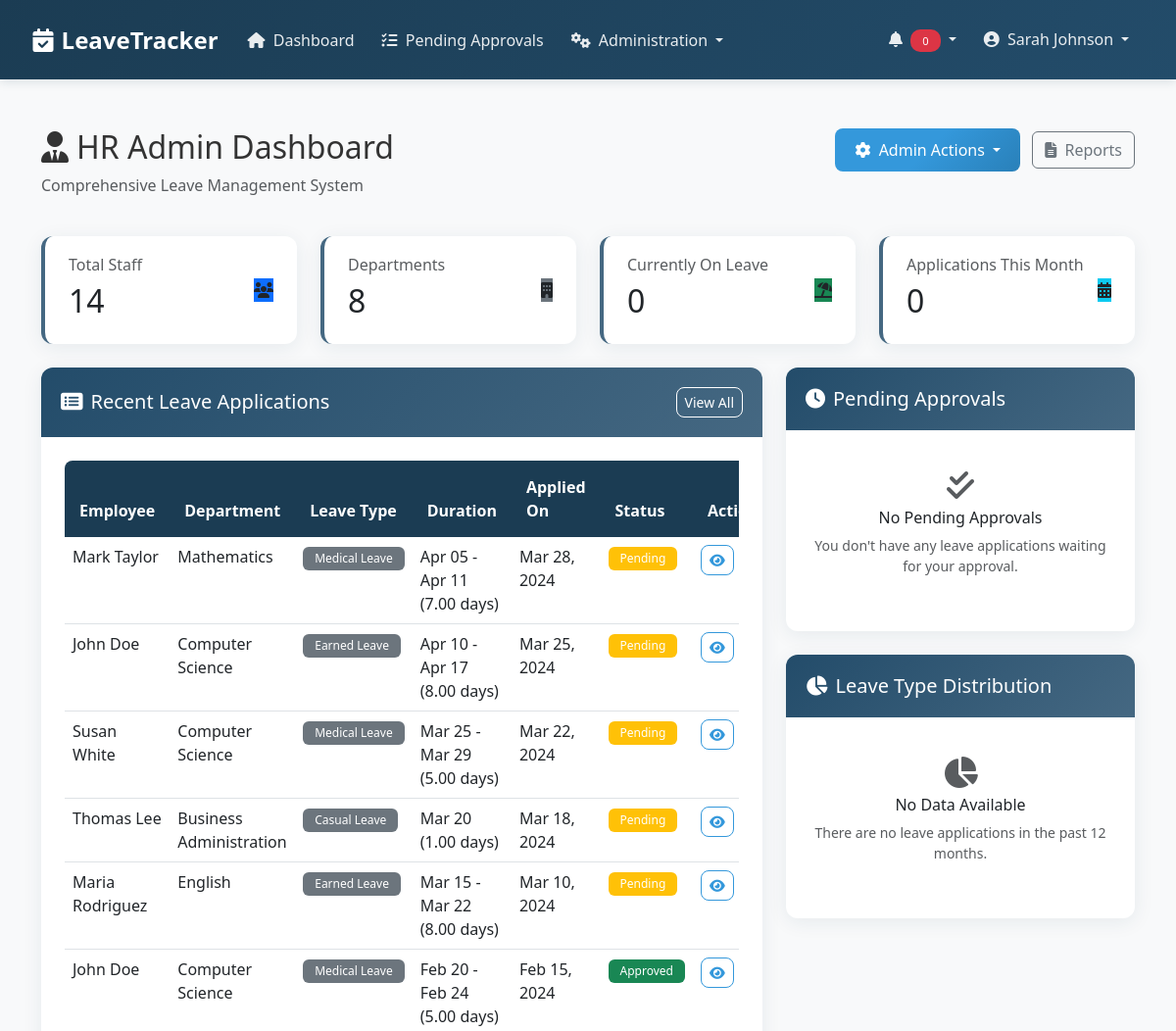
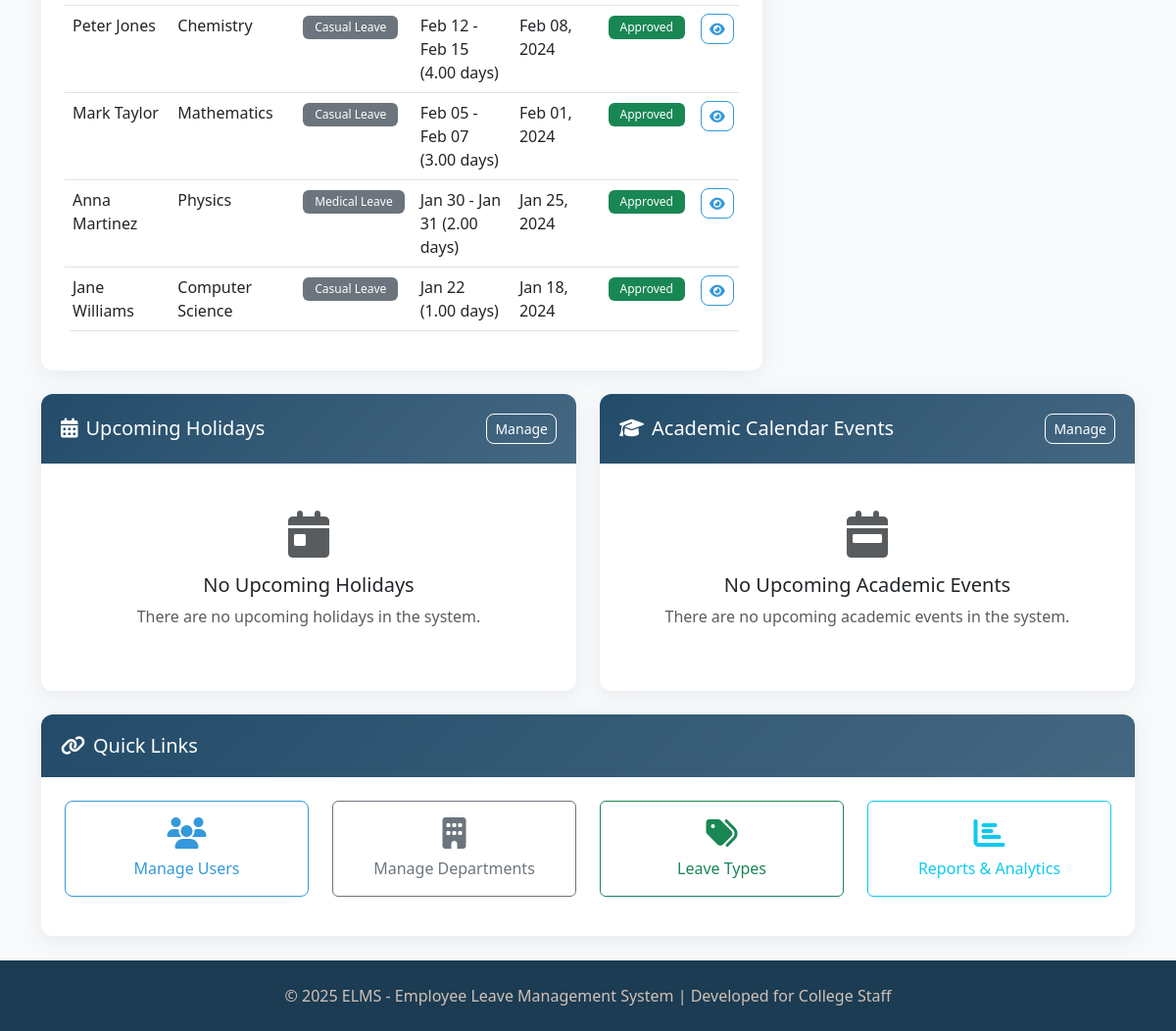
/index.php (signed in), run on the app's committed database (2 pictures, top to bottom).
### tables this page shows
CREATE TABLE IF NOT EXISTS `leave_applications` (
  `id` int(11) NOT NULL AUTO_INCREMENT,
  `user_id` int(11) NOT NULL,
  `leave_type_id` int(11) NOT NULL,
  `start_date` date NOT NULL,
  `end_date` date NOT NULL,
  `days` decimal(10,2) NOT NULL,
  `reason` text NOT NULL,
  `status` enum('pending','approved','rejected','cancelled') NOT NULL DEFAULT 'pending',
  `attachment` varchar(255) DEFAULT NULL,
  `created_at` timestamp NOT NULL DEFAULT CURRENT_TIMESTAMP,
  `updated_at` timestamp NOT NULL DEFAULT CURRENT_TIMESTAMP ON UPDATE CURRENT_TIMESTAMP,
  PRIMARY KEY (`id`),
  KEY `user_id` (`user_id`),
  KEY `leave_type_id` (`leave_type_id`),
  CONSTRAINT `leave_applications_ibfk_1` FOREIGN KEY (`user_id`) REFERENCES `users` (`id`) ON DELETE CASCADE,
  CONSTRAINT `leave_applications_ibfk_2` FOREIGN KEY (`leave_type_id`) REFERENCES `leave_types` (`id`) ON DELETE CASCADE
);

CREATE TABLE IF NOT EXISTS `users` (
  `id` int(11) NOT NULL AUTO_INCREMENT,
  `employee_id` varchar(20) NOT NULL,
  `first_name` varchar(50) NOT NULL,
  `last_name` varchar(50) NOT NULL,
  `email` varchar(100) NOT NULL,
  `password` varchar(255) NOT NULL,
  `role` enum('staff','department_head','dean','principal','hr_admin') NOT NULL,
  `department_id` int(11) NOT NULL,
  `position` varchar(100) NOT NULL,
  `phone` varchar(20) DEFAULT NULL,
  `profile_image` varchar(255) DEFAULT NULL,
  `created_at` timestamp NOT NULL DEFAULT CURRENT_TIMESTAMP,
  `updated_at` timestamp NOT NULL DEFAULT CURRENT_TIMESTAMP ON UPDATE CURRENT_TIMESTAMP,
  `status` enum('active','inactive') NOT NULL DEFAULT 'active',
  PRIMARY KEY (`id`),
  UNIQUE KEY `employee_id` (`employee_id`),
  UNIQUE KEY `email` (`email`)
);

CREATE TABLE IF NOT EXISTS `departments` (
  `id` int(11) NOT NULL AUTO_INCREMENT,
  `name` varchar(100) NOT NULL,
  `code` varchar(20) NOT NULL,
  `head_id` int(11) DEFAULT NULL,
  `dean_id` int(11) DEFAULT NULL,
  `description` text,
  `created_at` timestamp NOT NULL DEFAULT CURRENT_TIMESTAMP,
  `updated_at` timestamp NOT NULL DEFAULT CURRENT_TIMESTAMP ON UPDATE CURRENT_TIMESTAMP,
  PRIMARY KEY (`id`),
  UNIQUE KEY `code` (`code`)
);

CREATE TABLE IF NOT EXISTS `leave_types` (
  `id` int(11) NOT NULL AUTO_INCREMENT,
  `name` varchar(100) NOT NULL,
  `description` text,
  `max_days` int(11) NOT NULL,
  `applicable_to` set('staff','department_head','dean','principal') NOT NULL,
  `requires_attachment` tinyint(1) NOT NULL DEFAULT '0',
  `is_paid` tinyint(1) NOT NULL DEFAULT '1',
  `accrual_rate` decimal(10,2) DEFAULT NULL COMMENT 'Days per month',
  `carry_forward` tinyint(1) NOT NULL DEFAULT '0',
  `max_carry_forward_days` int(11) DEFAULT NULL,
  `created_at` timestamp NOT NULL DEFAULT CURRENT_TIMESTAMP,
  `updated_at` timestamp NOT NULL DEFAULT CURRENT_TIMESTAMP ON UPDATE CURRENT_TIMESTAMP,
  PRIMARY KEY (`id`)
);

### dashboards/hr_admin_dashboard.php (the view, shortened to what the rows shown need)
<?php
require_once __DIR__ . '/../config/db.php';
$staff_count_sql = "SELECT COUNT(*) as count FROM users WHERE role != 'hr_admin' AND role != 'principal'";
$staff_count_stmt = $conn->prepare($staff_count_sql);
$staff_count_stmt->execute();
$staff_count = $staff_count_stmt->fetch()['count'];
$dept_count_sql = "SELECT COUNT(*) as count FROM departments";
$dept_count_stmt = $conn->prepare($dept_count_sql);
$dept_count_stmt->execute();
$dept_count = $dept_count_stmt->fetch()['count'];
$on_leave_sql = "SELECT COUNT(DISTINCT la.user_id) as count
                FROM leave_applications la
                WHERE la.status = 'approved'
                AND CURDATE() BETWEEN la.start_date AND la.end_date";
$on_leave_stmt = $conn->prepare($on_leave_sql);
$on_leave_stmt->execute();
$on_leave_count = $on_leave_stmt->fetch()['count'];
$month_start = date('Y-m-01');
$month_end = date('Y-m-t');
$month_apps_sql = "SELECT COUNT(*) as count
                  FROM leave_applications la
                  WHERE la.created_at BETWEEN :month_start AND :month_end";
$month_apps_stmt = $conn->prepare($month_apps_sql);
$month_apps_stmt->bindParam(':month_start', $month_start, PDO::PARAM_STR);
$month_apps_stmt->bindParam(':month_end', $month_end, PDO::PARAM_STR);
$month_apps_stmt->execute();
$month_apps_count = $month_apps_stmt->fetch()['count'];
$recent_apps_sql = "SELECT la.*,
                    lt.name as leave_type_name,
                    u.first_name,
                    u.last_name,
                    d.name as department_name
             FROM leave_applications la
             JOIN leave_types lt ON la.leave_type_id = lt.id
             JOIN users u ON la.user_id = u.id
             JOIN departments d ON u.department_id = d.id
             ORDER BY la.created_at DESC
             LIMIT 10";
$recent_apps_stmt = $conn->prepare($recent_apps_sql);
$recent_apps_stmt->execute();
$recent_applications = $recent_apps_stmt->fetchAll();
include_once __DIR__ . '/../includes/header.php';
?>
<div class="container">
    <div class="row mb-4">
        <div class="col-md-8">
            <h2><i class="fas fa-user-tie me-2"></i>HR Admin Dashboard</h2>
        </div>
    </div>
    <div class="row mb-4">
        <div class="col-md-3">
            <div class="card dashboard-card">
                <div class="card-body">
                    <div class="d-flex justify-content-between align-items-center">
                        <div>
                            <h2 class="card-title mb-0"><?php echo $staff_count; ?></h2>
                        </div>
                    </div>
                </div>
            </div>
        </div>
        <div class="col-md-3">
            <div class="card dashboard-card">
                <div class="card-body">
                    <div class="d-flex justify-content-between align-items-center">
                        <div>
                            <h2 class="card-title mb-0"><?php echo $dept_count; ?></h2>
                        </div>
                    </div>
                </div>
            </div>
        </div>
        <div class="col-md-3">
            <div class="card dashboard-card">
                <div class="card-body">
                    <div class="d-flex justify-content-between align-items-center">
                        <div>
                            <h2 class="card-title mb-0"><?php echo $on_leave_count; ?></h2>
                        </div>
                    </div>
                </div>
            </div>
        </div>
        <div class="col-md-3">
            <div class="card dashboard-card">
                <div class="card-body">
                    <div class="d-flex justify-content-between align-items-center">
                        <div>
                            <h2 class="card-title mb-0"><?php echo $month_apps_count; ?></h2>
                        </div>
                    </div>
                </div>
            </div>
        </div>
    </div>
    <div class="row">
        <div class="col-md-8 mb-4">
            <div class="card h-100">
                <div class="card-body">
                    <?php if (count($recent_applications) == 0): ?>
                        <div class="text-center py-4">
                            <i class="fas fa-clipboard-list fa-3x text-muted mb-3"></i>
                            <h5>No Recent Applications</h5>
                            <p class="text-muted">There are no recent leave applications in the system.</p>
                        </div>
                    <?php else: ?>
                        <div class="table-responsive">
                            <table class="table table-hover">
                                <thead>
                                    <tr>
                                        <th>Employee</th>
                                        <th>Department</th>
                                        <th>Leave Type</th>
                                        <th>Duration</th>
                                        <th>Applied On</th>
                                        <th>Status</th>
                                        <th>Actions</th>
                                    </tr>
                                </thead>
                                <tbody>
                                    <?php foreach ($recent_applications as $application): ?>
                                        <tr>
                                            <td><?php echo htmlspecialchars($application['first_name'] . ' ' . $application['last_name']); ?></td>
                                            <td><?php echo htmlspecialchars($application['department_name']); ?></td>
                                            <td>
                                                <span class="badge" style="background-color: <?php echo $application['leave_type_color'] ?? '#6c757d'; ?>">
                                                    <?php echo htmlspecialchars($application['leave_type_name']); ?>
                                                </span>
                                            </td>
                                            <td>
                                                <?php
                                                    $start_date = date('M d', strtotime($application['start_date']));
                                                    $end_date = date('M d', strtotime($application['end_date']));
                                                    echo $start_date;
                                                    if ($start_date != $end_date) {
                                                        echo ' - ' . $end_date;
                                                    }
                                                ?>
                                                (<?php echo $application['days']; ?> days)
                                            </td>
                                            <td><?php echo date('M d, Y', strtotime($application['created_at'])); ?></td>
                                            <td>
                                                <?php
                                                    switch ($application['status']) {
                                                        case 'pending':
                                                            echo '<span class="badge bg-warning">Pending</span>';
                                                            break;
                                                        case 'approved':
                                                            echo '<span class="badge bg-success">Approved</span>';
                                                            break;
                                                    }
                                                ?>
                                            </td>
                                            <td>
                                                <a href="../modules/view_leave.php?id=<?php echo $application['id']; ?>" class="btn btn-sm btn-outline-primary">
                                                    <i class="fas fa-eye"></i>
                                                </a>
                                            </td>
                                        </tr>
                                    <?php endforeach; ?>
                                </tbody>
                            </table>
                        </div>
                    <?php endif; ?>
                </div>
            </div>
        </div>
    </div>
</div>

### data on the page
leave_applications: user.last_name "Mark Taylor", departments.name "Mathematics", leave_type.name "Medical Leave", start_date "Apr 05", end_date "Apr 11", days "7.00", created_at "Mar 28, 2024", status "Pending"
leave_applications: user.last_name "John Doe", departments.name "Computer Science", leave_type.name "Earned Leave", start_date "Apr 10", end_date "Apr 17", days "8.00", created_at "Mar 25, 2024", status "Pending"
leave_applications: user.last_name "Susan White", departments.name "Computer Science", leave_type.name "Medical Leave", start_date "Mar 25", end_date "Mar 29", days "5.00", created_at "Mar 22, 2024", status "Pending"
leave_applications: user.last_name "Thomas Lee", departments.name "Business Administration", leave_type.name "Casual Leave", start_date "Mar 20", days "1.00", created_at "Mar 18, 2024", status "Pending"
leave_applications: user.last_name "Maria Rodriguez", departments.name "English", leave_type.name "Earned Leave", start_date "Mar 15", end_date "Mar 22", days "8.00", created_at "Mar 10, 2024", status "Pending"
leave_applications: user.last_name "John Doe", departments.name "Computer Science", leave_type.name "Medical Leave", start_date "Feb 20", end_date "Feb 24", days "5.00", created_at "Feb 15, 2024", status "Approved"
leave_applications: user.last_name "Peter Jones", departments.name "Chemistry", leave_type.name "Casual Leave", start_date "Feb 12", end_date "Feb 15", days "4.00", created_at "Feb 08, 2024", status "Approved"
leave_applications: user.last_name "Mark Taylor", departments.name "Mathematics", leave_type.name "Casual Leave", start_date "Feb 05", end_date "Feb 07", days "3.00", created_at "Feb 01, 2024", status "Approved"
leave_applications: user.last_name "Anna Martinez", departments.name "Physics", leave_type.name "Medical Leave", start_date "Jan 30", end_date "Jan 31", days "2.00", created_at "Jan 25, 2024", status "Approved"
leave_applications: user.last_name "Jane Williams", departments.name "Computer Science", leave_type.name "Casual Leave", start_date "Jan 22", days "1.00", created_at "Jan 18, 2024", status "Approved"

### other printed values
$_SESSION['first_name'] . ' ' . $_SESSION['last_name'] "Sarah Johnson"
$staff_count "14"
$dept_count "8"
$on_leave_count "0"
$month_apps_count "0"
